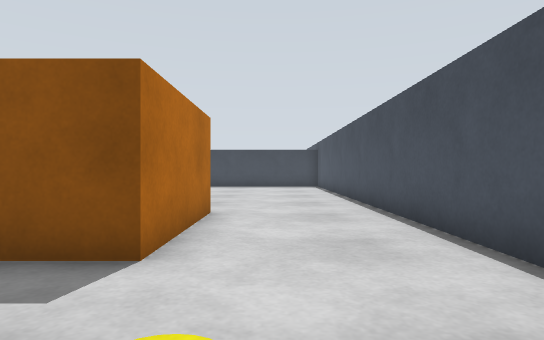
View 1 (above)

17 first-person views from a walk through a world built for the Gazebo simulator. The camera is 0.45 m above the floor, looks level and sees 75° across. The floor is counted in squares, 0.5 m on a side. Each view is taken from the middle of a square. On the plan, view 1 faces up. The plan holds only what a view shows up to about 12 squares ahead; the rest is blank. The place goes on beyond the plan.

View 2
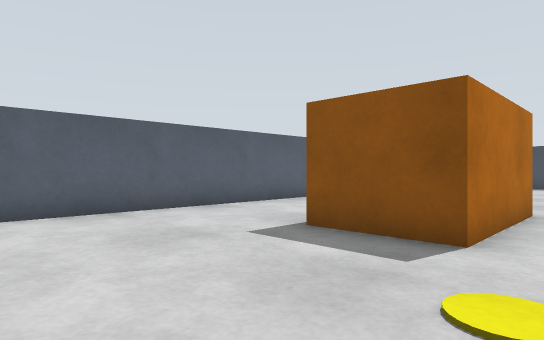

View 3
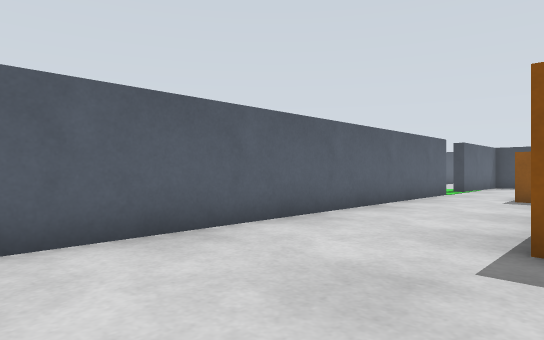

View 4
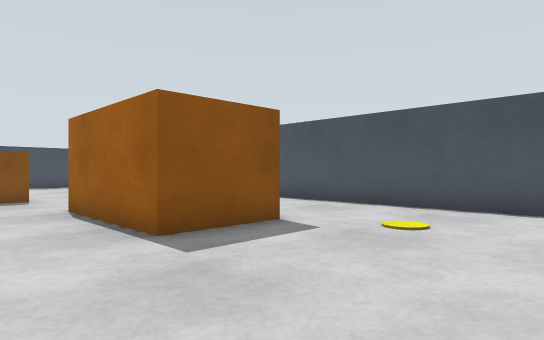

View 5
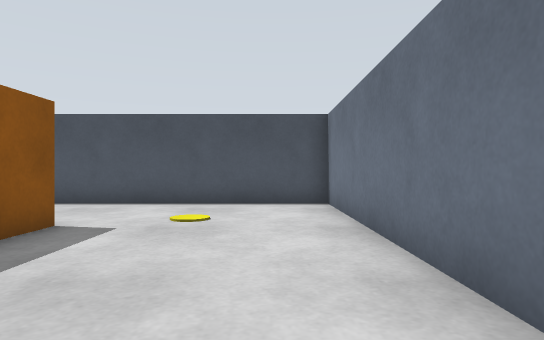

View 6
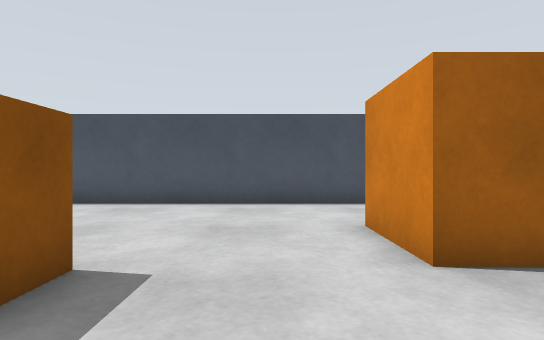

View 7
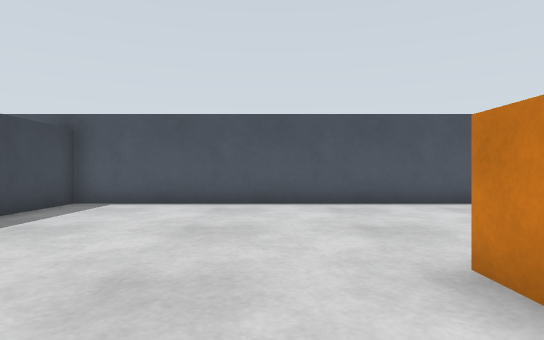

View 8
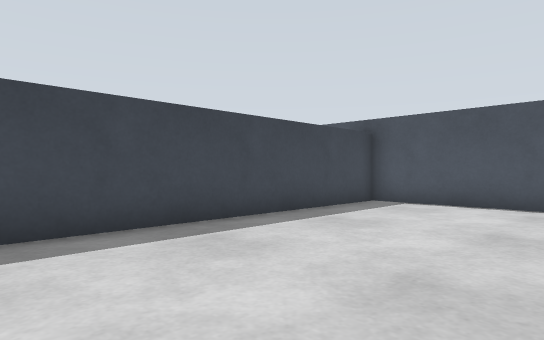

View 9
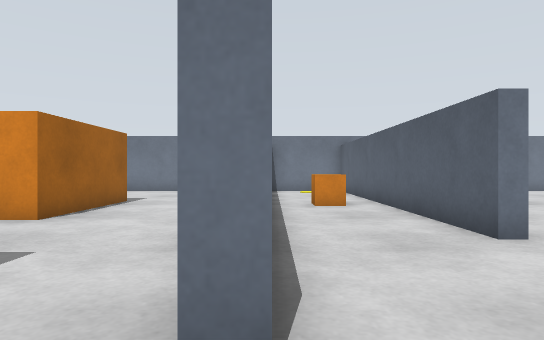

View 10
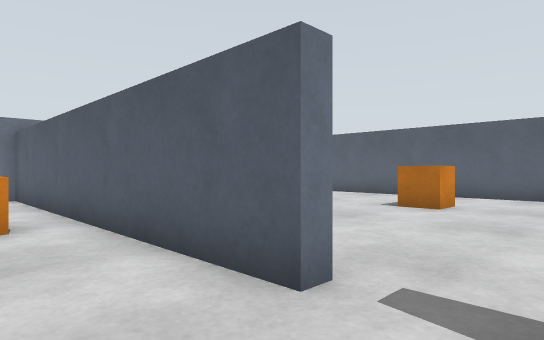

View 11
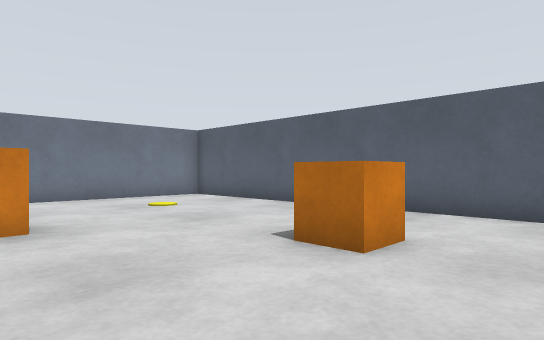

View 12
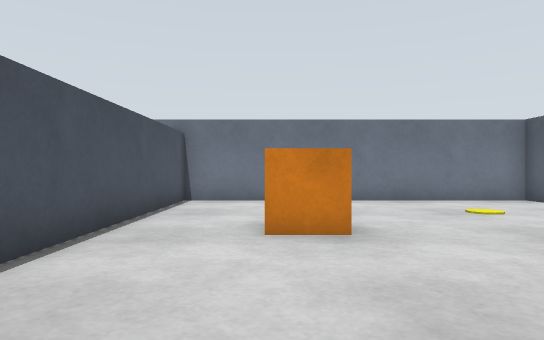

View 13
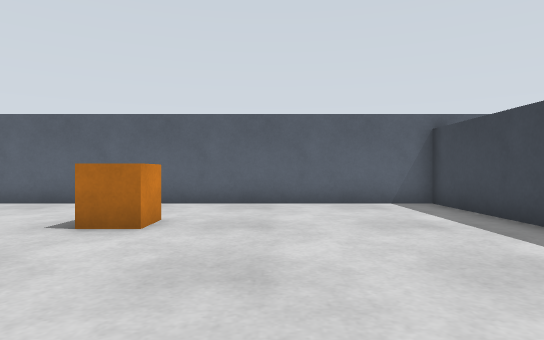

View 14
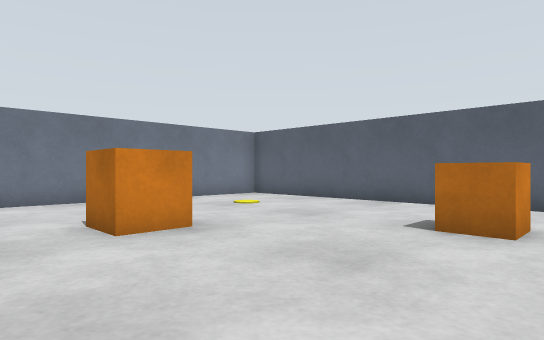

View 15
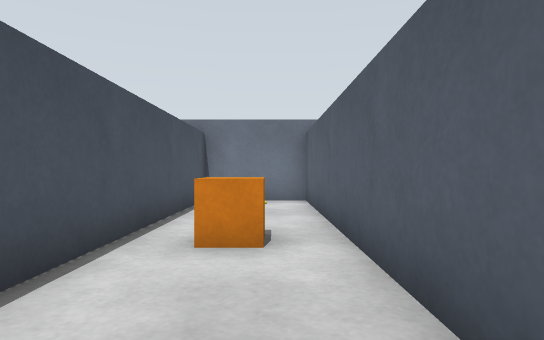

View 16
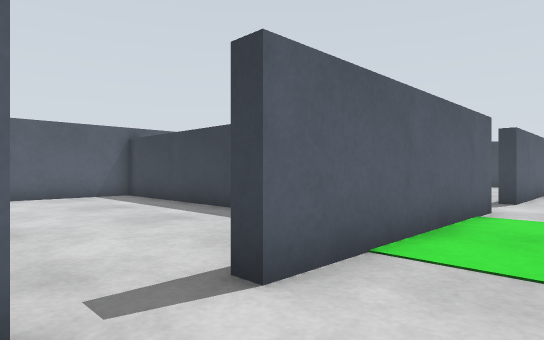

View 17
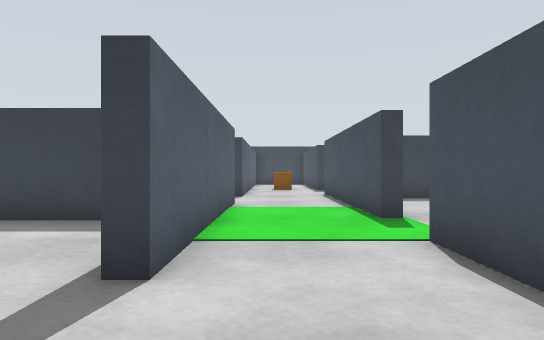

### Floor plan
Ten units are one square. View 1 is at (0, 0); x grows to the right and y downward. Boxes are objects, and circles mark ways between rooms. Rooms are numbered by the first view taken in them; rooms with no view inside come last. Other rooms are left out.
<svg viewBox="-220 -219 250 239">
<path fill="none" stroke="#000" d="M-76 -114 -76 5M-51 15 25 15 25 -193 -64 -193M-110 -175 -110 -126M-75 -145 -80 -145 -80 -200M-80 -125 -75 -125M-110 -214 -110 -199M-110 -93 -110 15 -80 15 -80 -65M-80 -105 -80 -125M-110 -126 -110 -109M-115 -93 -110 -93M-110 -109 -115 -109M-130 -143 -215 -143 -215 15 -114 15 -114 -56"/>
<rect x="-55" y="-125" width="20" height="20" fill="#bbb"><title>orange box</title></rect>
<rect x="-35" y="-75" width="20" height="40" fill="#bbb"><title>orange box</title></rect>
<rect x="-105" y="-55" width="20" height="20" fill="#bbb"><title>orange box</title></rect>
<rect x="-185" y="-85" width="10" height="20" fill="#bbb"><title>orange box</title></rect>
<rect x="-155" y="-45" width="20" height="20" fill="#bbb"><title>orange box</title></rect>
<circle cx="-80" cy="-135" r="3" fill="#2a7"/>
<circle cx="-95" cy="-115" r="3" fill="#2a7"/>
<circle cx="-110" cy="-100" r="3" fill="#2a7"/>
<text x="-30" y="-90">1</text>
<text x="-90" y="-170">2</text>
<text x="-100" y="-60">3</text>
<text x="-160" y="-60">4</text>
</svg>
Room 1 opens to room 2. Room 2 opens to room 3. Room 3 opens to room 4.

Where each view was taken, in squares from view 1:
view 1: 0 up, 0 right, facing up
view 2: 1 down, 0 right, facing up-left
view 3: 1 down, 3 left, facing up-left
view 4: 1 down, 6 left, facing up-right
view 5: 0 up, 7 left, facing right
view 6: 9 up, 7 left, facing right
view 7: 14 up, 7 left, facing right
view 8: 14 up, 7 left, facing up-right
view 9: 14 up, 8 left, facing down
view 10: 11 up, 9 left, facing down-left
view 11: 10 up, 14 left, facing down-left
view 12: 9 up, 14 left, facing down
view 13: 10 up, 12 left, facing left
view 14: 9 up, 12 left, facing down-left
view 15: 9 up, 10 left, facing down
view 16: 9 up, 9 left, facing up-left
view 17: 8 up, 10 left, facing up
